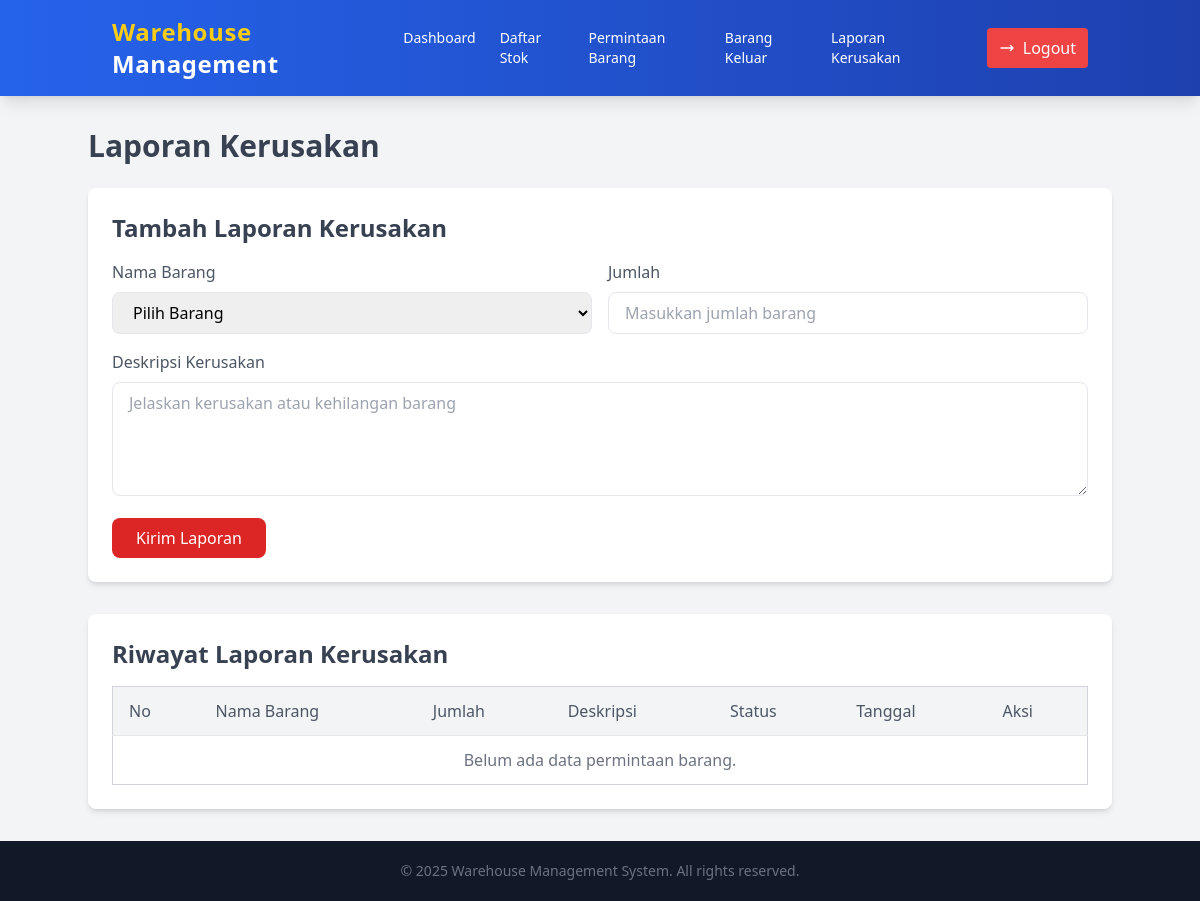
The page /user/laporan_kerusakan.php on the database as committed earlier.
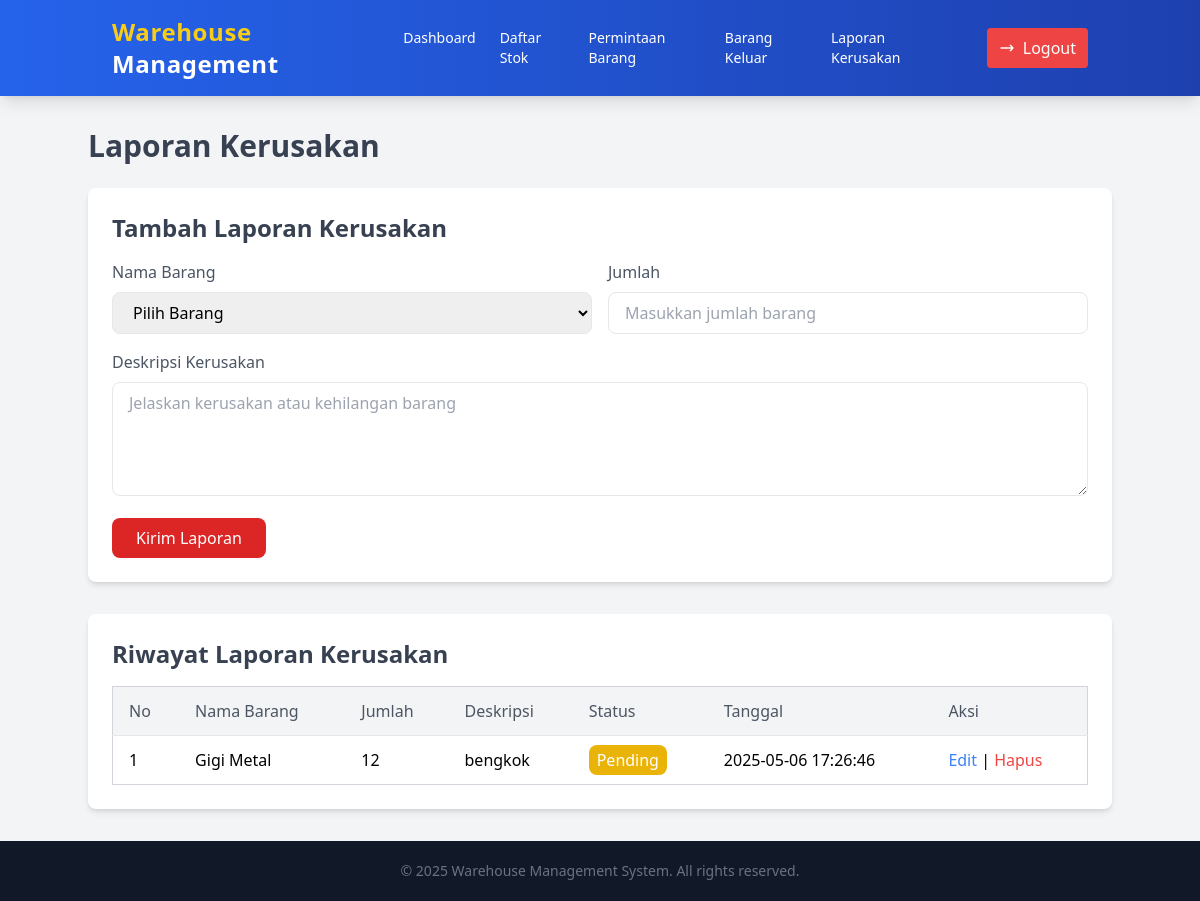
The same page on the database as committed later.
### tables this page shows
CREATE TABLE `barang_rusak` (
  `id_barang_rsk` int(15) NOT NULL,
  `id_barang` int(15) NOT NULL,
  `jumlah` int(255) NOT NULL,
  `deskripsi` text NOT NULL,
  `status` enum('Pending','Resolved','Rejected','') NOT NULL,
  `tanggal` timestamp NOT NULL DEFAULT current_timestamp() ON UPDATE current_timestamp()
);

CREATE TABLE `stok_barang` (
  `id_barang` int(15) NOT NULL,
  `nama_barang` varchar(255) NOT NULL,
  `id_kategori` int(15) NOT NULL,
  `jumlah` int(255) NOT NULL,
  `id_rak` int(15) NOT NULL
);

### user/laporan_kerusakan.php (the view, shortened to what the changed rows need)
<?php
include('../koneksi.php');
$edit_data = null;
?>
<!DOCTYPE html>
<html lang="en">
<head>
    <script src="https://cdn.tailwindcss.com"></script>
</head>
<body class="bg-gray-100 font-sans leading-normal tracking-normal min-h-screen flex flex-col">
    <div class="container mx-auto mt-8 flex-grow">
        <h1 class="text-3xl font-bold text-gray-700 mb-6">Laporan Kerusakan</h1>
        <div class="bg-white shadow-md rounded-lg p-6">
            <h2 class="text-2xl font-bold text-gray-700 mb-4">
                <?php echo $edit_data ? "Edit Laporan Kerusakan" : "Tambah Laporan Kerusakan"; ?>
            </h2>
        </div>
        <div class="bg-white shadow-md rounded-lg p-6 mt-8 flex-grow">
            <h2 class="text-2xl font-bold text-gray-700 mb-4">Riwayat Laporan Kerusakan</h2>
            <table class="min-w-full bg-white border border-gray-300 rounded-lg">
                    <thead class="bg-gray-100">
                        <tr>
                            <th class="py-3 px-4 border-b text-left text-gray-600 font-medium">No</th>
                            <th class="py-3 px-4 border-b text-left text-gray-600 font-medium">Nama Barang</th>
                            <th class="py-3 px-4 border-b text-left text-gray-600 font-medium">Jumlah</th>
                            <th class="py-3 px-4 border-b text-left text-gray-600 font-medium">Deskripsi</th>
                            <th class="py-3 px-4 border-b text-left text-gray-600 font-medium">Status</th>
                            <th class="py-3 px-4 border-b text-left text-gray-600 font-medium">Tanggal</th>
                            <th class="py-3 px-4 border-b text-left text-gray-600 font-medium">Aksi</th>
                        </tr>
                    </thead>
                    <tbody class="divide-y divide-gray-200">
                        <?php
                        $sql = "SELECT barang_rusak.id_barang_rsk, stok_barang.id_barang, stok_barang.nama_barang, barang_rusak.jumlah, barang_rusak.deskripsi, barang_rusak.status, barang_rusak.tanggal FROM barang_rusak JOIN stok_barang ON barang_rusak.id_barang = stok_barang.id_barang ORDER BY barang_rusak.tanggal DESC";
                        $result = $conn->query($sql);
                        $no = 1;
                        if ($result && $result->num_rows > 0) {
                            while ($row = $result->fetch_assoc()) {
                                echo "<tr class='hover:bg-gray-50'>
                                        <td class='py-3 px-4'>" . htmlspecialchars($no++) . "</td>
                                        <td class='py-3 px-4'>" . htmlspecialchars($row['nama_barang']) . "</td>
                                        <td class='py-3 px-4'>" . htmlspecialchars($row['jumlah']) . "</td>
                                        <td class='py-3 px-4'>" . htmlspecialchars($row['deskripsi']) . "</td>
                                        <td class='py-3 px-4'>
                                            <span class='px-2 py-1 rounded-lg text-white " .
                                            ($row['status'] === 'Resolved' ? 'bg-green-500' : ($row['status'] === 'Rejected' ? 'bg-red-500' : 'bg-yellow-500')) . "'>
                                                " . htmlspecialchars($row['status']) . "
                                            </span>
                                        </td>
                                        <td class='py-3 px-4'>" . htmlspecialchars($row['tanggal']) . "</td>
                                        <td class='py-3 px-4'>";
                                        if ($row['status'] === 'Pending') {
                                            echo "<a href='?edit=" . $row['id_barang_rsk'] . "' class='text-blue-500 hover:underline'>Edit</a> | <a href='?delete=" . $row['id_barang_rsk'] . "' onclick=\"return confirm('Yakin ingin menghapus?')\" class='text-red-500 hover:underline'>Hapus</a>";
                                } else {
                                    echo "<span class='text-gray-400'>-</span>";
                                }
                                echo "</td>
                                    </tr>";
                            }
                        } else {
                            echo "<tr>
                                    <td colspan='7' class='py-3 px-4 text-center text-gray-500'>Belum ada data permintaan barang.</td>
                                  </tr>";
                        }
                        ?>
                    </tbody>
                </table>
        </div>
    </div>
</body>
</html>

Rows that differ between the two databases and show on the page:
added barang_rusak: id_barang.nama_barang "Gigi Metal", jumlah "12", deskripsi "bengkok", status "Pending", tanggal "2025-05-06 17:26:46"
Other text that changed with them:
text no longer shown: "Belum ada data permintaan barang."
